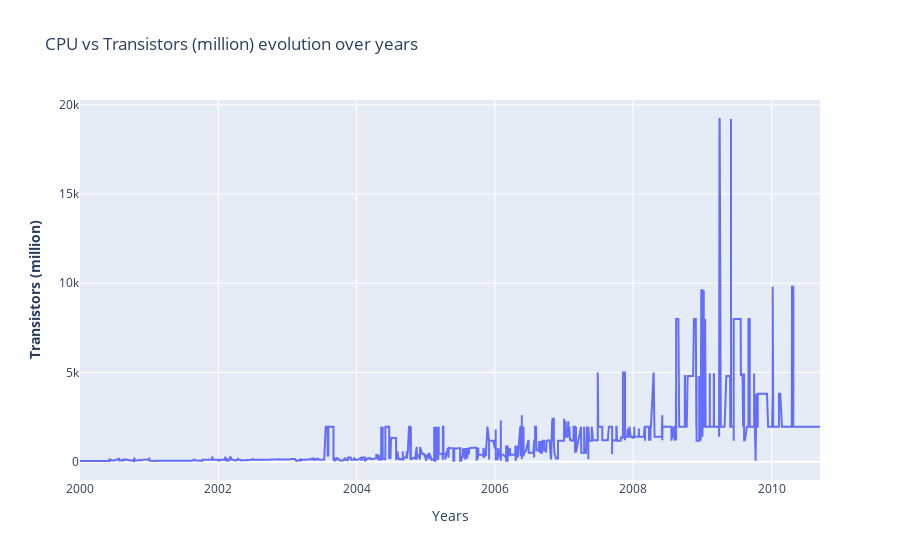
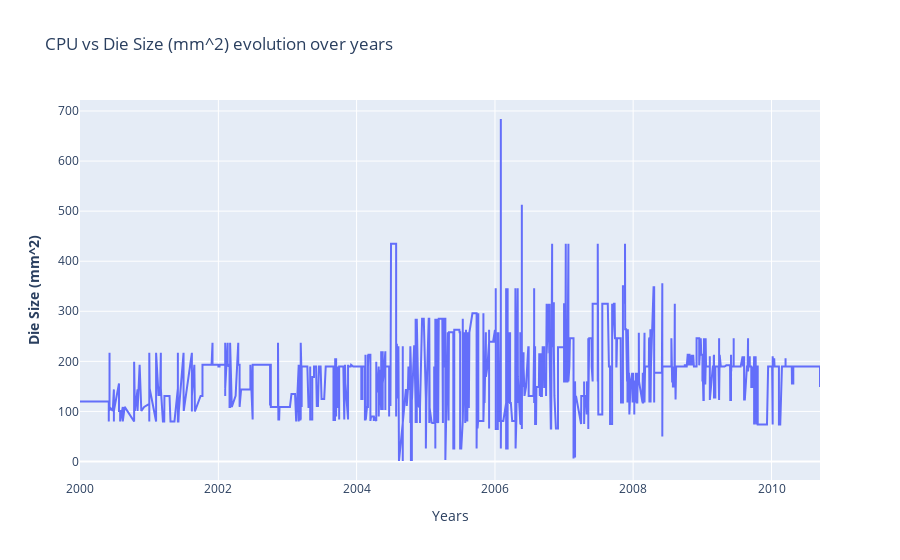

The cell these charts' notebook holds for them, in order:
### Markdown cell above
#### CPU

### Code cell
fig_transistors = make_subplots()
fig_die = make_subplots()

# Add traces
fig_transistors.add_trace(
    go.Scatter(x= df_an.index, y=df_cpu["Transistors (million)"] ,name= "CPU")
)
# Add figure title
fig_transistors.update_layout(
    title_text="CPU vs Transistors (million) evolution over years"
)
# Set x-axis title
fig_transistors.update_xaxes(title_text="Years")
# Set y-axes titles
fig_transistors.update_yaxes(title_text="<b>Transistors (million)", secondary_y=False)

# Add traces
fig_die.add_trace(
    go.Scatter(x= df_an.index, y=df_cpu["Die Size (mm^2)"] ,name= "CPU")
)
# Add figure title
fig_die.update_layout(
    title_text="CPU vs Die Size (mm^2) evolution over years"
)
# Set x-axis title
fig_die.update_xaxes(title_text="Years")
# Set y-axes titles
fig_die.update_yaxes(title_text="<b>Die Size (mm^2)", secondary_y=False)

fig_transistors.show()
fig_die.show()

### Figure 1 — Plotly figure (JSON) as saved in the notebook; plotly's stock layout.template omitted (floating-point values rounded to 4 significant figures; data arrays with more than 128 entries replaced by an {"elided": "..."} marker saying what was removed)
{"data": [{"name": "CPU", "type": "scatter", "x": {"elided": "4742 str values"}, "y": {"elided": "2138 float values"}}], "layout": {"title": {"text": "CPU vs Transistors (million) evolution over years"}, "xaxis": {"anchor": "y", "domain": [0, 1], "title": {"text": "Years"}}, "yaxis": {"anchor": "x", "domain": [0, 1], "title": {"text": "<b>Transistors (million)"}}}}

### Figure 2 — Plotly figure (JSON) as saved in the notebook; plotly's stock layout.template omitted (floating-point values rounded to 4 significant figures; data arrays with more than 128 entries replaced by an {"elided": "..."} marker saying what was removed)
{"data": [{"name": "CPU", "type": "scatter", "x": {"elided": "4742 str values"}, "y": {"elided": "2138 float values"}}], "layout": {"title": {"text": "CPU vs Die Size (mm^2) evolution over years"}, "xaxis": {"anchor": "y", "domain": [0, 1], "title": {"text": "Years"}}, "yaxis": {"anchor": "x", "domain": [0, 1], "title": {"text": "<b>Die Size (mm^2)"}}}}
